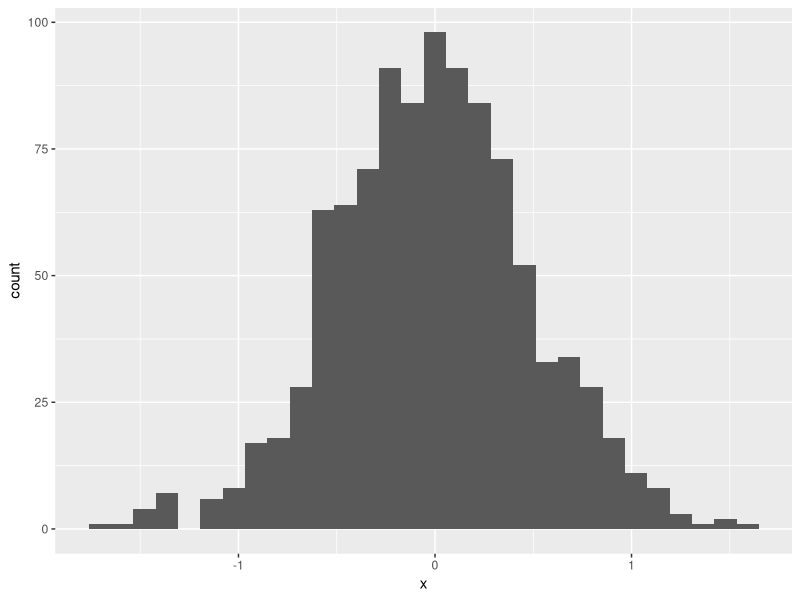
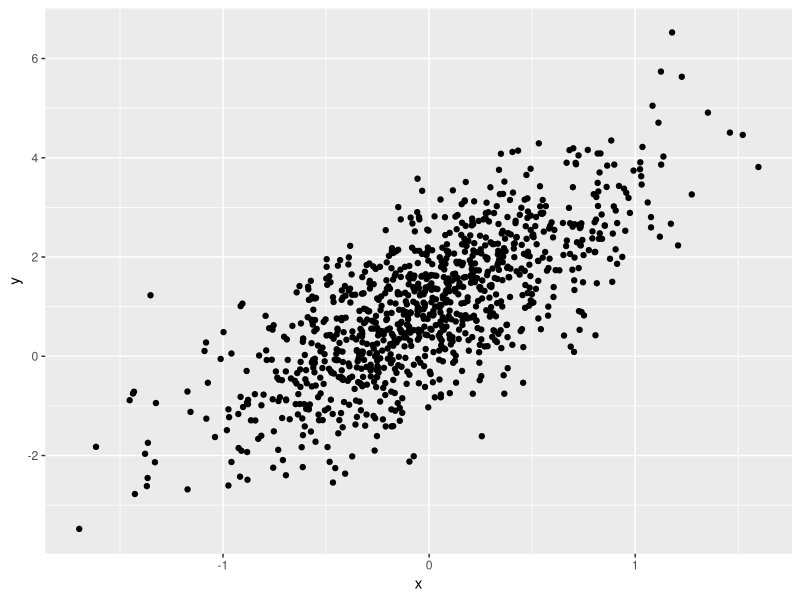
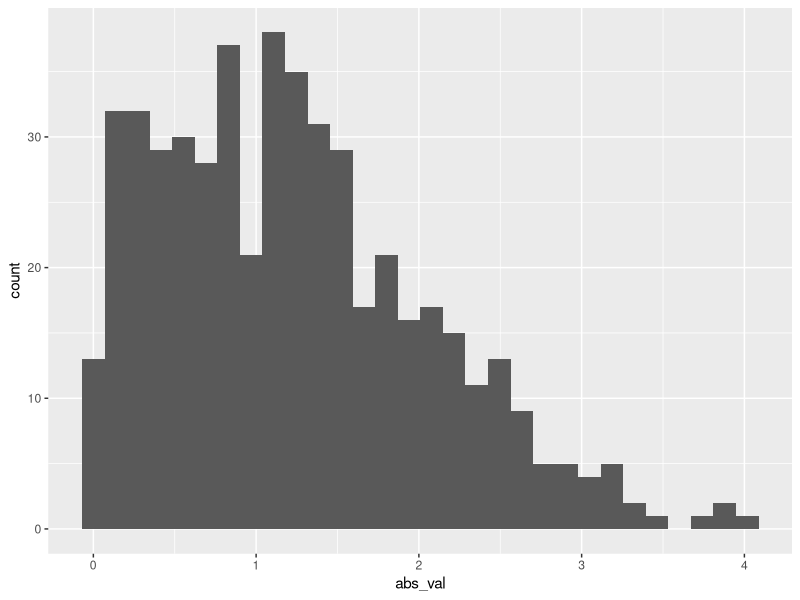

The R source for these figures, in order:
## ---- chunk 1
samp = rnorm(500)
length(samp)
## ---- chunk 2
library(tidyverse)

set.seed(1234)

plot_df = 
  tibble(
    x = rnorm(1000, sd = 0.5),
    y = 1 + 2*x + rnorm(1000)
  )

ggplot(plot_df, aes(x = x)) + geom_histogram()
ggplot(plot_df, aes(x = x, y = y)) + geom_point()
## ---- chunk 3
learning_df =
  tibble(
    sample = rnorm(500, mean = 1),
    gr_than_0 = sample > 0,
    abs_val = abs(sample)
  )

ggplot(learning_df, aes(x = abs_val)) + geom_histogram()
